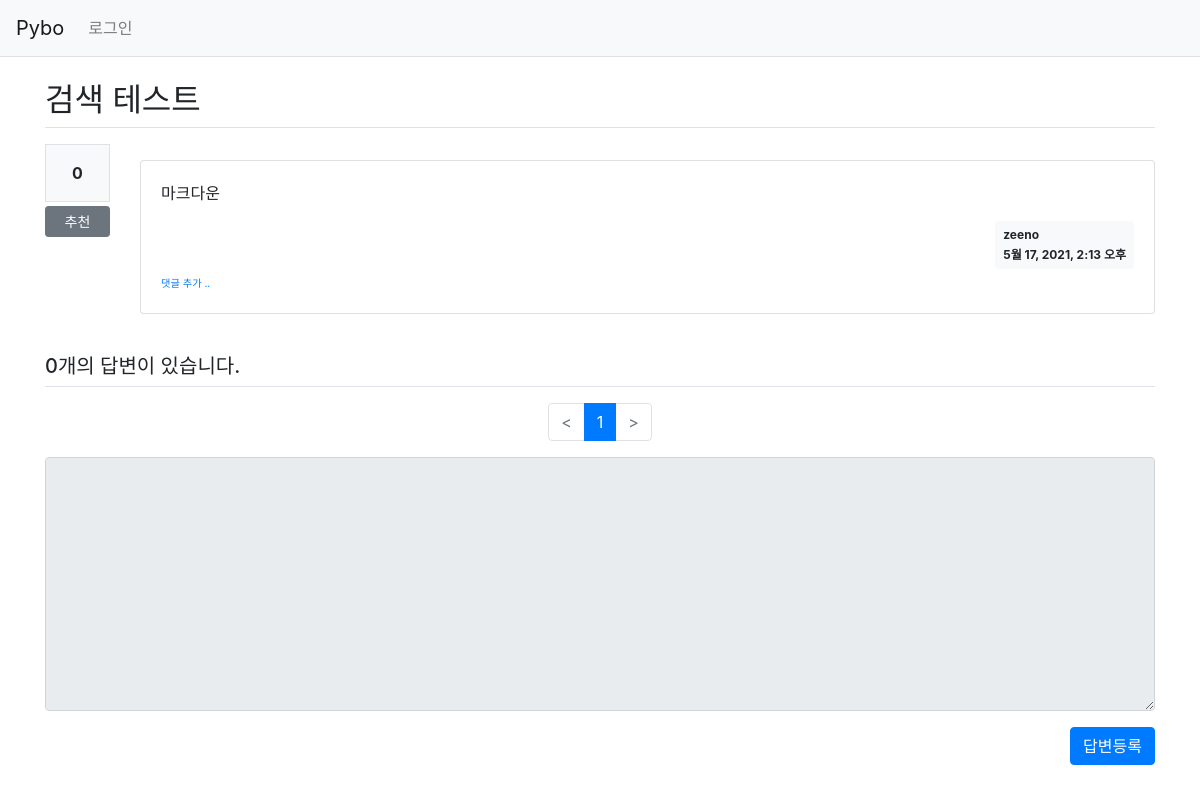
The page /pybo/303/ on the database as committed earlier.
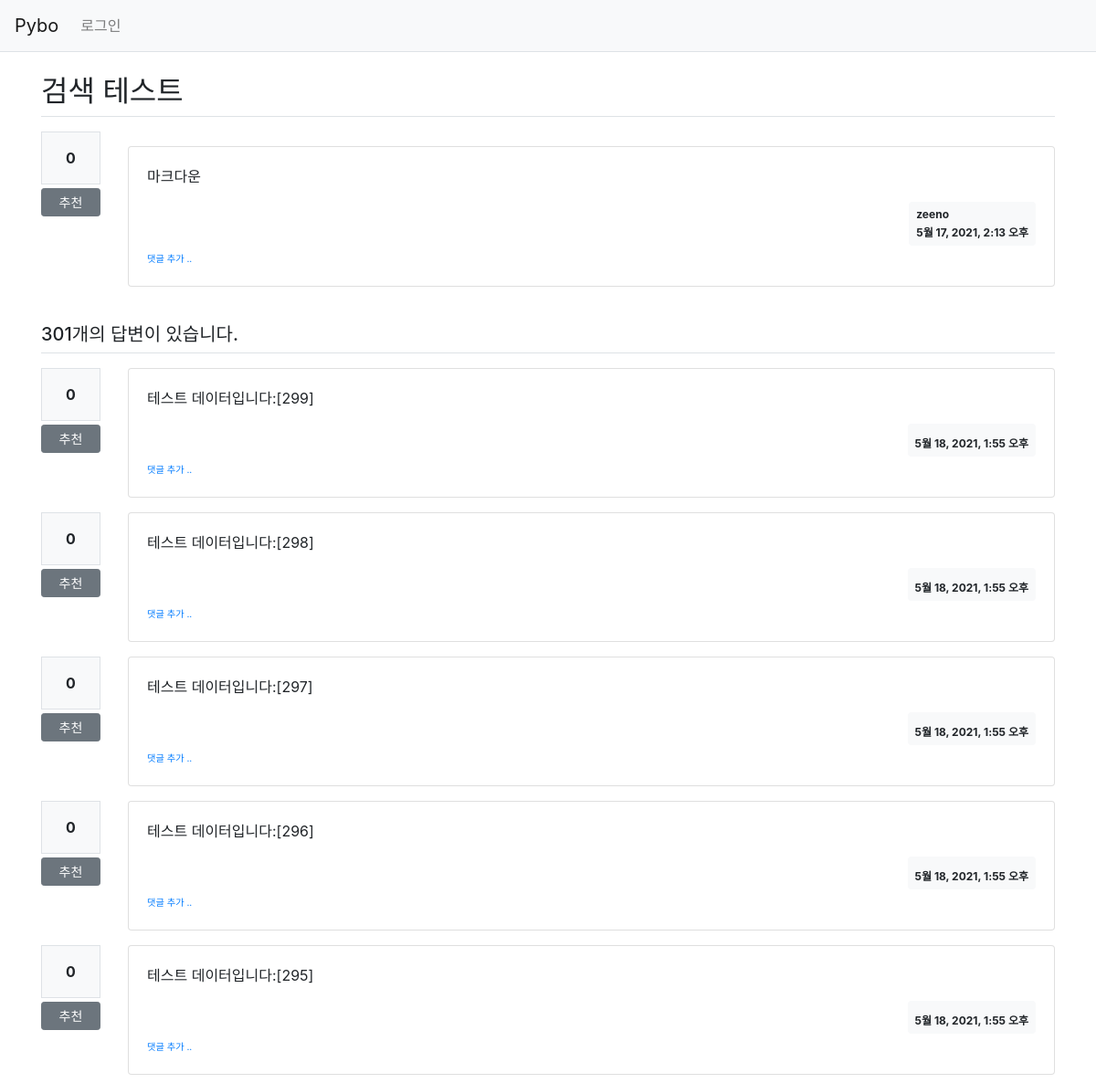
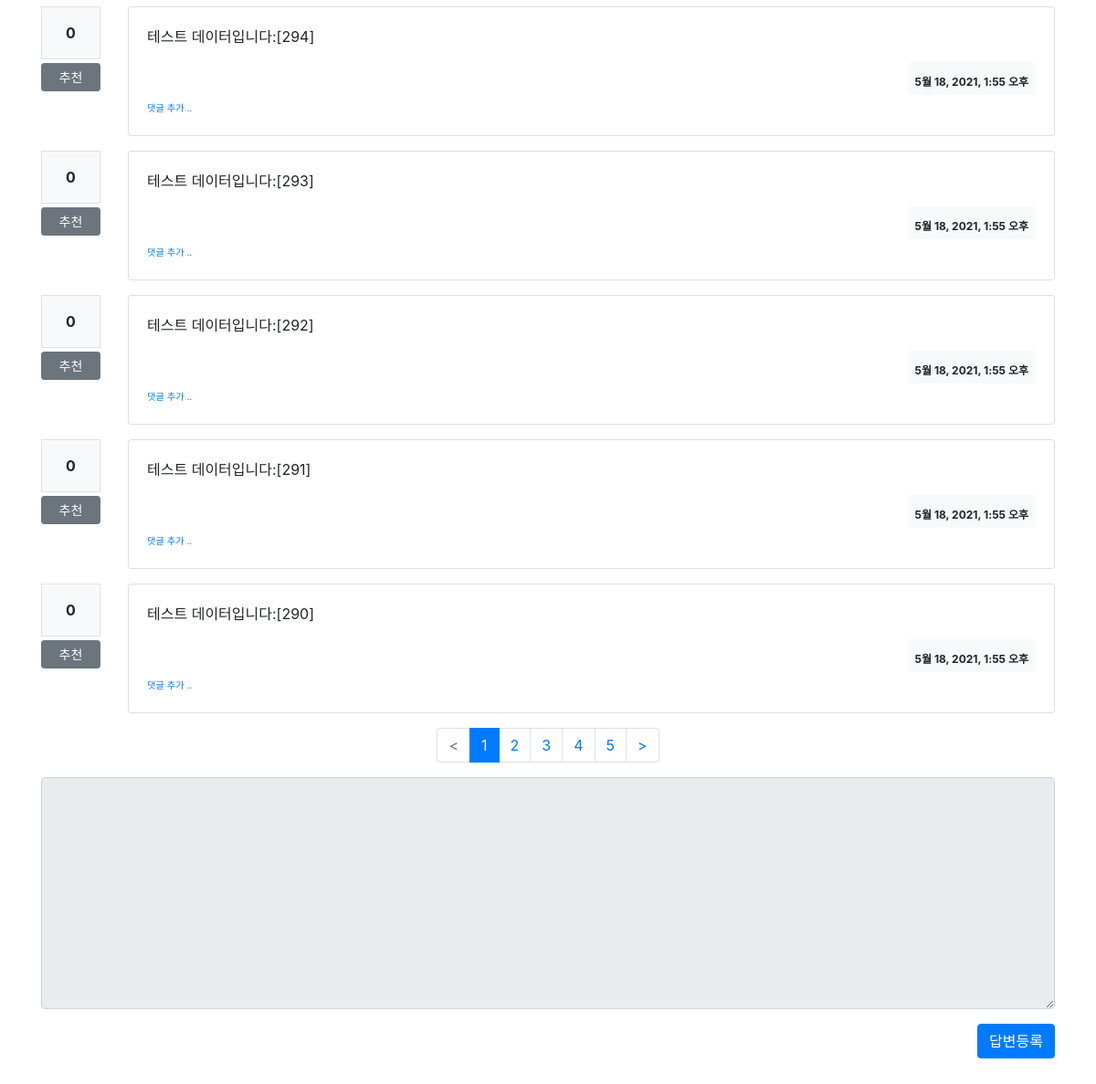
The same page on the database as committed later (2 pictures, top to bottom).
### pybo/models.py (models this page shows, shortened)
class Question(models.Model):
    author = models.ForeignKey(
        User, on_delete=models.CASCADE, related_name='author_question')
    subject = models.CharField(max_length=200)
    content = models.TextField()
    create_date = models.DateTimeField()
    modify_date = models.DateTimeField(null=True, blank=True)
    voter = models.ManyToManyField(User, related_name='voter_question')

class Answer(models.Model):
    author = models.ForeignKey(
        User, on_delete=models.CASCADE, related_name='author_answer')
    question = models.ForeignKey(Question, on_delete=models.CASCADE)
    content = models.TextField()
    create_date = models.DateTimeField()
    modify_date = models.DateTimeField(null=True, blank=True)
    voter = models.ManyToManyField(User, related_name='voter_answer')

### pybo/views/base_views.py (the view)
def detail(request, question_id):
    page = request.GET.get('page', '1')  # 페이지
    question = get_object_or_404(Question, pk=question_id)
    answer_list = Answer.objects.filter(question_id=question_id).annotate(
        num_voter=Count('voter')).order_by('-num_voter', '-create_date')
    paginator = Paginator(answer_list, 10)
    page_obj = paginator.get_page(page)
    context = {'question': question, 'answer_list': page_obj, 'page': page}
    return render(request, 'pybo/question_detail.html', context)

### pybo/templatetags/pybo_filter.py (called while the page is built)
@register.filter()
def mark(value):
    extensions = ["nl2br", "fenced_code"]
    return mark_safe(markdown.markdown(value, extensions=extensions))

### templates/pybo/question_detail.html (shortened to what this page needs)
{% extends 'base.html' %}
{% load pybo_filter %}
{% block content %}
    <div class="container my-3">
        <h2 class="border-bottom py-2">{{ question.subject }}</h2>
        <div class="row my-3">
            <div class="col-1">
                <div class="bg-light text-center p-3 border font-weight-bolder mb-1">{{question.voter.count}}</div>
                <a
                    href="#"
                    data-uri="{% url 'pybo:vote_question' question.id  %}"
                    class="recommend btn btn-sm btn-secondary btn-block my-1">추천</a>
            </div>
            <div class="col-11">
                <div class="card my-3">
                    <div class="card-body">
                        <div class="card-text">{{ question.content|mark }}</div>
                        <div class="d-flex justify-content-end">
                            <div class="badge badge-light p-2 text-left">
                                <div class="mb-2">{{ question.author.username }}</div>
                                <div>{{ question.create_date }}</div>
                            </div>
                        </div>
                        <div>
                            <a href="{% url 'pybo:comment_create_question' question.id  %}" class="small">
                                <small>댓글 추가 ..</small>
                            </a>
                        </div>
                    </div>
                </div>
            </div>
        </div>
        <h5 class="border-bottom my-3 py-2">{{question.answer_set.count}}개의 답변이 있습니다.</h5>
        {% for answer in answer_list %}
            <div class="row my-3">
                <div class="col-1">
                    <div class="bg-light text-center p-3 border font-weight-bolder mb-1">{{answer.voter.count}}</div>
                    <a
                        href="#"
                        data-uri="{% url 'pybo:vote_answer' answer.id  %}"
                        class="recommend btn btn-sm btn-secondary btn-block my-1">추천</a>
                </div>
                <div class="col-11">
                    <div class="card">
                        <div class="card-body">
                            <div class="card-text">{{ answer.content|mark }}</div>
                            <div class="d-flex justify-content-end">
                                <div class="badge badge-light p-2 text-left">
                                    <div>{{ answer.create_date }}</div>
                                </div>
                            </div>
                            <div>
                                <a href="{% url 'pybo:comment_create_answer' answer.id  %}" class="small">
                                    <small>댓글 추가 ..</small>
                                </a>
                            </div>
                        </div>
                    </div>
                </div>
            </div>
        {% endfor %}
        <ul class="pagination justify-content-center">
            {% if answer_list.has_previous %}
            <li class="page-item">
                <a class="page-link" href="?page={{ answer_list.previous_page_number }}"><</a>
            </li>
            {% else %}
            <li class="page-item disabled">
                <a class="page-link" tabindex="-1" aria-disabled="true" href="#"><</a>
            </li>
            {% endif %}
            {% for page_number in answer_list.paginator.page_range %}
            {% if page_number >= answer_list.number|add:-4 and page_number <= answer_list.number|add:4 %}
                {% if page_number == answer_list.number %}
                <li class="page-item active" aria-current="page">
                    <a class="page-link" href="?page={{ page_number }}">{{ page_number }}</a>
                </li>
                {% else %}
                <li class="page-item">
                    <a class="page-link" href="?page={{ page_number }}">{{ page_number }}</a>
                </li>
                {% endif %}
            {% endif %}
            {% endfor %}
            {% if answer_list.has_next %}
            <li class="page-item">
                <a class="page-link" href="?page={{ answer_list.next_page_number }}">></a>
            </li>
            {% else %}
            <li class="page-item disabled">
                <a class="page-link" tabindex="-1" aria-disabled="true" href="#">></a>
            </li>
            {% endif %}
        </ul>
        <form
            action="{% url 'pybo:answer_create' question.id %}"
            method="post"
            class="my-3">
            <div class="form-group">
                <textarea
                    {% if not user.is_authenticated %}
                    disabled="disabled{% endif %}"
                    name="content"
                    id="content"
                    class="form-control"
                    rows="10"></textarea>
            </div>
            <input type="submit" value="답변등록" class="btn btn-primary float-right mb-3">
        </form>
    </div>
{% endblock %}

### templates/base.html (shortened to what this page needs)
{% load static %}
<!doctype html>
<html lang="ko">
    <head>
        <link rel="stylesheet" type="text/css" href="{% static 'bootstrap.min.css' %}">
        <link rel="stylesheet" type="text/css" href="{% static 'bootstrap.css' %}">
        <link rel="stylesheet" type="text/css" href="{% static 'style.css' %}">
    </head>
    <body>
    {% include "navbar.html" %}
    <div class="d-flex align-items-stretch">
    {% block content %}{% endblock %}
    </div>
    </body>
</html>

### templates/navbar.html (shortened to what this page needs)
<nav class="navbar navbar-expand-lg navbar-light bg-light border-bottom">
    <a class="navbar-brand" href="{% url 'pybo:index' %}">Pybo</a>
    <div class="collapse navbar-collapse flex-grow-0" id="navbarNav">
        <ul class="navbar-nav">
            <li class="nav-item ">
                {% if user.is_authenticated %}
                <a class="nav-link" href="{% url 'common:logout' %}">{{ user.username }} (로그아웃)</a>
                {% else %}
                <a class="nav-link" href="{% url 'common:login' %}">로그인</a>
                {% endif %}
            </li>
        </ul>
    </div>
</nav>

Rows that differ between the two databases and show on the page:
computed for Question "검색 테스트": answer_set.count "0" → "301"
added Answer: voter.count "0", content|mark "테스트 데이터입니다:[299]", create_date "5월 18, 2021, 1:55 오후"
added Answer: voter.count "0", content|mark "테스트 데이터입니다:[298]", create_date "5월 18, 2021, 1:55 오후"
added Answer: voter.count "0", content|mark "테스트 데이터입니다:[297]", create_date "5월 18, 2021, 1:55 오후"
added Answer: voter.count "0", content|mark "테스트 데이터입니다:[296]", create_date "5월 18, 2021, 1:55 오후"
added Answer: voter.count "0", content|mark "테스트 데이터입니다:[295]", create_date "5월 18, 2021, 1:55 오후"
added Answer: voter.count "0", content|mark "테스트 데이터입니다:[294]", create_date "5월 18, 2021, 1:55 오후"
added Answer: voter.count "0", content|mark "테스트 데이터입니다:[293]", create_date "5월 18, 2021, 1:55 오후"
added Answer: voter.count "0", content|mark "테스트 데이터입니다:[292]", create_date "5월 18, 2021, 1:55 오후"
added Answer: voter.count "0", content|mark "테스트 데이터입니다:[291]", create_date "5월 18, 2021, 1:55 오후"
added Answer: voter.count "0", content|mark "테스트 데이터입니다:[290]", create_date "5월 18, 2021, 1:55 오후"
Other text that changed with them:
new list line: "2"
new list line: "3"
new list line: "4"
new list line: "5"
